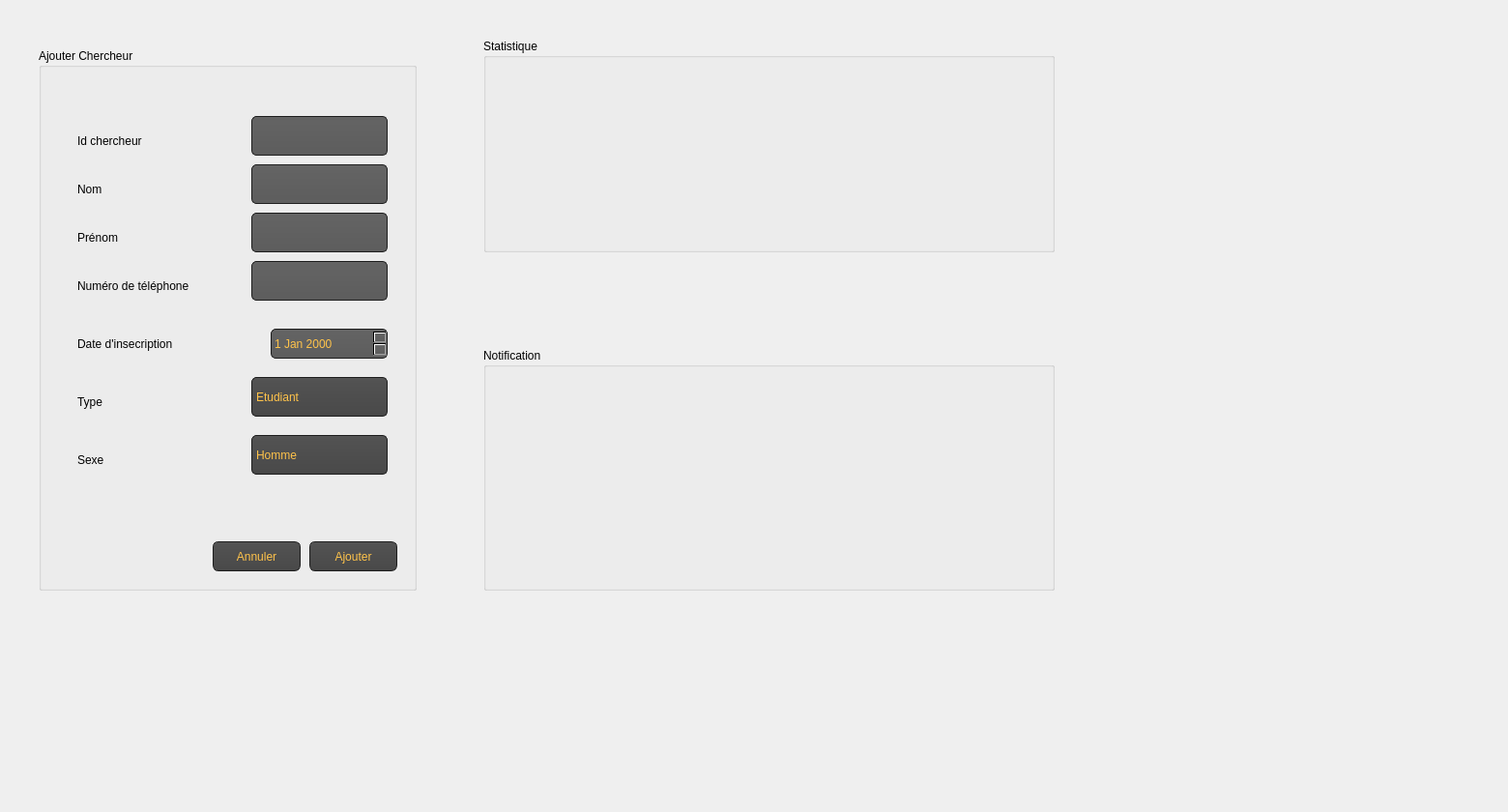
   <widget class="QWidget" name="tab">
    <attribute name="title">
     <string>Ajouter chercheur</string>
    </attribute>
    <widget class="QLabel" name="label">
     <property name="geometry">
      <rect>
       <x>-90</x>
       <y>-20</y>
       <width>1431</width>
       <height>831</height>
      </rect>
     </property>
     <property name="styleSheet">
      <string notr="true">file:///C:/Users/Dell/Downloads/wallpaperflare.com_wallpaper (1).png</string>
     </property>
     <property name="text">
      <string/>
     </property>
     <property name="pixmap">
      <pixmap>../../../Downloads/wallpaperflare.com_wallpaper (1).png</pixmap>
     </property>
    </widget>
    <widget class="QLabel" name="label_2">
     <property name="geometry">
      <rect>
       <x>20</x>
       <y>30</y>
       <width>441</width>
       <height>601</height>
      </rect>
     </property>
     <property name="text">
      <string/>
     </property>
     <property name="pixmap">
      <pixmap>../../qt/Sans titre-1.png</pixmap>
     </property>
    </widget>
    <widget class="QGroupBox" name="groupBox">
     <property name="geometry">
      <rect>
       <x>40</x>
       <y>50</y>
       <width>391</width>
       <height>561</height>
      </rect>
     </property>
     <property name="styleSheet">
      <string notr="true">font: 10pt &quot;MS Shell Dlg 2&quot;;</string>
     </property>
     <property name="title">
      <string>Ajouter Chercheur</string>
     </property>
     <widget class="QLabel" name="label_3">
      <property name="geometry">
       <rect>
        <x>10</x>
        <y>30</y>
        <width>371</width>
        <height>521</height>
       </rect>
      </property>
      <property name="styleSheet">
       <string notr="true">font: 8pt &quot;MS Shell Dlg 2&quot;;
font: 75 8pt &quot;MS Shell Dlg 2&quot;;
font: 10pt &quot;Segoe Print&quot;;
font: 12pt &quot;Andalus&quot;;</string>
      </property>
      <property name="text">
       <string/>
      </property>
      <property name="pixmap">
       <pixmap>../../qt/Sans titre.png</pixmap>
      </property>
     </widget>
     <widget class="QLabel" name="label_4">
      <property name="geometry">
       <rect>
        <x>40</x>
        <y>70</y>
        <width>191</width>
        <height>51</height>
       </rect>
      </property>
      <property name="styleSheet">
       <string notr="true">font: 75 10pt &quot;MS Shell Dlg 2&quot;;</string>
      </property>
      <property name="text">
       <string>Id chercheur</string>
      </property>
     </widget>
     <widget class="QLabel" name="label_5">
      <property name="geometry">
       <rect>
        <x>40</x>
        <y>120</y>
        <width>201</width>
        <height>51</height>
       </rect>
      </property>
      <property name="styleSheet">
       <string notr="true">font: 75 10pt &quot;MS Shell Dlg 2&quot;;</string>
      </property>
      <property name="text">
       <string>Nom</string>
      </property>
     </widget>
     <widget class="QLabel" name="label_6">
      <property name="geometry">
       <rect>
        <x>40</x>
        <y>170</y>
        <width>131</width>
        <height>51</height>
       </rect>
      </property>
      <property name="styleSheet">
       <string notr="true">font: 75 10pt &quot;MS Shell Dlg 2&quot;;</string>
      </property>
      <property name="text">
       <string>Prénom</string>
      </property>
     </widget>
     <widget class="QLabel" name="label_7">
      <property name="geometry">
       <rect>
        <x>40</x>
        <y>220</y>
        <width>221</width>
        <height>51</height>
       </rect>
      </property>
      <property name="styleSheet">
       <string notr="true">font: 75 10pt &quot;MS Shell Dlg 2&quot;;</string>
      </property>
      <property name="text">
       <string>Numéro de téléphone</string>
      </property>
     </widget>
     <widget class="QLabel" name="label_10">
      <property name="geometry">
       <rect>
        <x>40</x>
        <y>280</y>
        <width>201</width>
        <height>51</height>
       </rect>
      </property>
      <property name="styleSheet">
       <string notr="true">font: 75 10pt &quot;MS Shell Dlg 2&quot;;</string>
      </property>
      <property name="text">
       <string>Date d'insecription</string>
      </property>
     </widget>
     <widget class="QLabel" name="label_11">
      <property name="geometry">
       <rect>
        <x>40</x>
        <y>340</y>
        <width>151</width>
        <height>51</height>
       </rect>
      </property>
      <property name="styleSheet">
       <string notr="true">font: 75 10pt &quot;MS Shell Dlg 2&quot;;</string>
      </property>
      <property name="text">
       <string>Type</string>
      </property>
     </widget>
     <widget class="QLineEdit" name="line_edit_id">
      <property name="geometry">
       <rect>
        <x>220</x>
        <y>70</y>
        <width>141</width>
        <height>41</height>
       </rect>
      </property>
      <property name="styleSheet">
       <string notr="true">QLineEdit
{
    background-color: QLinearGradient( x1: 0, y1: 0, x2: 0, y2: 1, stop: 0 #ffc34a, stop: 0 #646464, stop: 1 #5d5d5d);
    padding: 1px;
    border-style: solid;
    border: 1px solid #1e1e1e;
    border-radius: 5;
}</string>
      </property>
      <property name="maxLength">
       <number>8</number>
      </property>
     </widget>
     <widget class="QLineEdit" name="le_nom">
      <property name="geometry">
       <rect>
        <x>220</x>
        <y>120</y>
        <width>141</width>
        <height>41</height>
       </rect>
      </property>
      <property name="styleSheet">
       <string notr="true">QLineEdit
{
    background-color: QLinearGradient( x1: 0, y1: 0, x2: 0, y2: 1, stop: 0 #ffc34a, stop: 0 #646464, stop: 1 #5d5d5d);
    padding: 1px;
    border-style: solid;
    border: 1px solid #1e1e1e;
    border-radius: 5;
}</string>
      </property>
     </widget>
     <widget class="QLineEdit" name="le_prenom">
      <property name="geometry">
       <rect>
        <x>220</x>
        <y>170</y>
        <width>141</width>
        <height>41</height>
       </rect>
      </property>
      <property name="styleSheet">
       <string notr="true">QLineEdit
{
    background-color: QLinearGradient( x1: 0, y1: 0, x2: 0, y2: 1, stop: 0 #ffc34a, stop: 0 #646464, stop: 1 #5d5d5d);
    padding: 1px;
    border-style: solid;
    border: 1px solid #1e1e1e;
    border-radius: 5;
}</string>
      </property>
     </widget>
     <widget class="QLineEdit" name="le_numtlf">
      <property name="geometry">
       <rect>
        <x>220</x>
        <y>220</y>
        <width>141</width>
        <height>41</height>
       </rect>
      </property>
      <property name="styleSheet">
       <string notr="true">QLineEdit
{
    background-color: QLinearGradient( x1: 0, y1: 0, x2: 0, y2: 1, stop: 0 #ffc34a, stop: 0 #646464, stop: 1 #5d5d5d);
    padding: 1px;
    border-style: solid;
    border: 1px solid #1e1e1e;
    border-radius: 5;
}</string>
      </property>
      <property name="maxLength">
       <number>8</number>
      </property>
     </widget>
     <widget class="QPushButton" name="pb_ajouter">
      <property name="geometry">
       <rect>
        <x>280</x>
        <y>510</y>
        <width>91</width>
        <height>31</height>
       </rect>
      </property>
      <property name="styleSheet">
       <string notr="true">QPushButton
{
    color: #ffc34a;
    background-color: QLinearGradient( x1: 0, y1: 0, x2: 0, y2: 1, stop: 0 #565656, stop: 0.1 #525252, stop: 0.5 #4e4e4e, stop: 0.9 #4a4a4a, stop: 1 #464646);
    border-width: 1px;
    border-color: #1e1e1e;
    border-style: solid;
    border-radius: 6;
    padding: 3px;
    font-size: 12px;
    padding-left: 5px;
    padding-right: 5px;
}

QPushButton:pressed
{
    background-color: QLinearGradient( x1: 0, y1: 0, x2: 0, y2: 1, stop: 0 #2d2d2d, stop: 0.1 #2b2b2b, stop: 0.5 #292929, stop: 0.9 #282828, stop: 1 #252525);
}</string>
      </property>
      <property name="text">
       <string>Ajouter</string>
      </property>
     </widget>
     <widget class="QPushButton" name="pushButton_annuler">
      <property name="geometry">
       <rect>
        <x>180</x>
        <y>510</y>
        <width>91</width>
        <height>31</height>
       </rect>
      </property>
      <property name="styleSheet">
       <string notr="true">QPushButton
{
    color: #ffc34a;
    background-color: QLinearGradient( x1: 0, y1: 0, x2: 0, y2: 1, stop: 0 #565656, stop: 0.1 #525252, stop: 0.5 #4e4e4e, stop: 0.9 #4a4a4a, stop: 1 #464646);
    border-width: 1px;
    border-color: #1e1e1e;
    border-style: solid;
    border-radius: 6;
    padding: 3px;
    font-size: 12px;
    padding-left: 5px;
    padding-right: 5px;
}

QPushButton:pressed
{
    background-color: QLinearGradient( x1: 0, y1: 0, x2: 0, y2: 1, stop: 0 #2d2d2d, stop: 0.1 #2b2b2b, stop: 0.5 #292929, stop: 0.9 #282828, stop: 1 #252525);
}</string>
      </property>
      <property name="text">
       <string>Annuler</string>
      </property>
     </widget>
     <widget class="QDateEdit" name="le_datenaissance">
      <property name="geometry">
       <rect>
        <x>240</x>
        <y>290</y>
        <width>121</width>
        <height>31</height>
       </rect>
      </property>
      <property name="styleSheet">
       <string notr="true">QDateEdit
{
color: #ffc34a;
    background-color: QLinearGradient( x1: 0, y1: 0, x2: 0, y2: 1, stop: 0 #ffc34a, stop: 0 #646464, stop: 1 #5d5d5d);
    padding: 1px;
    border-style: solid;
    border: 1px solid #1e1e1e;
    border-radius: 5;
}</string>
      </property>
     </widget>
     <widget class="QComboBox" name="comboBox">
      <property name="geometry">
       <rect>
        <x>220</x>
        <y>340</y>
        <width>141</width>
        <height>41</height>
       </rect>
      </property>
      <property name="styleSheet">
       <string notr="true">QComboBox
{
 color: #ffc34a;
    selection-background-color: #ffaa00;
    background-color: QLinearGradient( x1: 0, y1: 0, x2: 0, y2: 1, stop: 0 #565656, stop: 0.1 #525252, stop: 0.5 #4e4e4e, stop: 0.9 #4a4a4a, stop: 1 #464646);
    border-style: solid;
    border: 1px solid #1e1e1e;
    border-radius: 5;
}

QComboBox:hover,QPushButton:hover
{
    border: 2px solid QLinearGradient( x1: 0, y1: 0, x2: 0, y2: 1, stop: 0 #ffa02f, stop: 1 #d7801a);
}


QComboBox:on
{
    padding-top: 3px;
    padding-left: 4px;
    background-color: QLinearGradient( x1: 0, y1: 0, x2: 0, y2: 1, stop: 0 #2d2d2d, stop: 0.1 #2b2b2b, stop: 0.5 #292929, stop: 0.9 #282828, stop: 1 #252525);
    selection-background-color: #ffaa00;
}

QComboBox QAbstractItemView
{
    border: 2px solid darkgray;
    selection-background-color: QLinearGradient( x1: 0, y1: 0, x2: 0, y2: 1, stop: 0 #ffa02f, stop: 1 #d7801a);
}

QComboBox::drop-down
{
     subcontrol-origin: padding;
     subcontrol-position: top right;
     width: 15px;

     border-left-width: 0px;
     border-left-color: darkgray;
     border-left-style: solid; /* just a single line */
     border-top-right-radius: 3px; /* same radius as the QComboBox */
     border-bottom-right-radius: 3px;
 }

QComboBox::down-arrow
{
     image: url(:/down_arrow.png);
}</string>
      </property>
      <item>
       <property name="text">
        <string>Etudiant</string>
       </property>
      </item>
      <item>
       <property name="text">
        <string>Chercheur</string>
       </property>
      </item>
     </widget>
     <widget class="QLabel" name="label_18">
      <property name="geometry">
       <rect>
        <x>40</x>
        <y>400</y>
        <width>151</width>
        <height>51</height>
       </rect>
      </property>
      <property name="styleSheet">
       <string notr="true">font: 75 10pt &quot;MS Shell Dlg 2&quot;;</string>
      </property>
      <property name="text">
       <string>Sexe</string>
      </property>
     </widget>
     <widget class="QComboBox" name="sexe">
      <property name="geometry">
       <rect>
        <x>220</x>
        <y>400</y>
        <width>141</width>
        <height>41</height>
       </rect>
      </property>
      <property name="styleSheet">
       <string notr="true">QComboBox
{
 color: #ffc34a;
    selection-background-color: #ffaa00;
    background-color: QLinearGradient( x1: 0, y1: 0, x2: 0, y2: 1, stop: 0 #565656, stop: 0.1 #525252, stop: 0.5 #4e4e4e, stop: 0.9 #4a4a4a, stop: 1 #464646);
    border-style: solid;
    border: 1px solid #1e1e1e;
    border-radius: 5;
}

QComboBox:hover,QPushButton:hover
{
    border: 2px solid QLinearGradient( x1: 0, y1: 0, x2: 0, y2: 1, stop: 0 #ffa02f, stop: 1 #d7801a);
}


QComboBox:on
{
    padding-top: 3px;
    padding-left: 4px;
    background-color: QLinearGradient( x1: 0, y1: 0, x2: 0, y2: 1, stop: 0 #2d2d2d, stop: 0.1 #2b2b2b, stop: 0.5 #292929, stop: 0.9 #282828, stop: 1 #252525);
    selection-background-color: #ffaa00;
}

QComboBox QAbstractItemView
{
    border: 2px solid darkgray;
    selection-background-color: QLinearGradient( x1: 0, y1: 0, x2: 0, y2: 1, stop: 0 #ffa02f, stop: 1 #d7801a);
}

QComboBox::drop-down
{
     subcontrol-origin: padding;
     subcontrol-position: top right;
     width: 15px;

     border-left-width: 0px;
     border-left-color: darkgray;
     border-left-style: solid; /* just a single line */
     border-top-right-radius: 3px; /* same radius as the QComboBox */
     border-bottom-right-radius: 3px;
 }

QComboBox::down-arrow
{
     image: url(:/down_arrow.png);
}</string>
      </property>
      <item>
       <property name="text">
        <string>Homme</string>
       </property>
      </item>
      <item>
       <property name="text">
        <string>Femme</string>
       </property>
      </item>
     </widget>
    </widget>
    <widget class="QLabel" name="label_12">
     <property name="geometry">
      <rect>
       <x>480</x>
       <y>30</y>
       <width>631</width>
       <height>251</height>
      </rect>
     </property>
     <property name="text">
      <string/>
     </property>
     <property name="pixmap">
      <pixmap>../../qt/Sans titre-1.png</pixmap>
     </property>
    </widget>
    <widget class="QGroupBox" name="groupBox_2">
     <property name="geometry">
      <rect>
       <x>500</x>
       <y>40</y>
       <width>591</width>
       <height>221</height>
      </rect>
     </property>
     <property name="styleSheet">
      <string notr="true">font: 8pt &quot;Segoe UI Semilight&quot;;
font: 8pt &quot;MS Shell Dlg 2&quot;;

font: 24pt &quot;MS Shell Dlg 2&quot;;
font: 14pt &quot;MS Shell Dlg 2&quot;;</string>
     </property>
     <property name="title">
      <string>Statistique</string>
     </property>
    </widget>
    <widget class="QLabel" name="label_13">
     <property name="geometry">
      <rect>
       <x>480</x>
       <y>340</y>
       <width>631</width>
       <height>291</height>
      </rect>
     </property>
     <property name="text">
      <string/>
     </property>
     <property name="pixmap">
      <pixmap>../../qt/Sans titre-1.png</pixmap>
     </property>
    </widget>
    <widget class="QGroupBox" name="groupBox_3">
     <property name="geometry">
      <rect>
       <x>500</x>
       <y>360</y>
       <width>591</width>
       <height>251</height>
      </rect>
     </property>
     <property name="styleSheet">
      <string notr="true">font: 8pt &quot;Segoe UI Semilight&quot;;
font: 8pt &quot;MS Shell Dlg 2&quot;;

font: 24pt &quot;MS Shell Dlg 2&quot;;
font: 14pt &quot;MS Shell Dlg 2&quot;;</string>
     </property>
     <property name="title">
      <string>Notification</string>
     </property>
    </widget>
    <widget class="QLabel" name="label_32">
     <property name="geometry">
      <rect>
       <x>480</x>
       <y>30</y>
       <width>631</width>
       <height>261</height>
      </rect>
     </property>
     <property name="text">
      <string/>
     </property>
     <property name="pixmap">
      <pixmap>../../Sans titre-1.png</pixmap>
     </property>
    </widget>
    <widget class="QLabel" name="label_34">
     <property name="geometry">
      <rect>
       <x>480</x>
       <y>350</y>
       <width>641</width>
       <height>291</height>
      </rect>
     </property>
     <property name="text">
      <string/>
     </property>
     <property name="pixmap">
      <pixmap>../../Sans titre-1.png</pixmap>
     </property>
    </widget>
    <widget class="QLabel" name="label_8">
     <property name="geometry">
      <rect>
       <x>-220</x>
       <y>-30</y>
       <width>1551</width>
       <height>781</height>
      </rect>
     </property>
     <property name="text">
      <string/>
     </property>
     <property name="pixmap">
      <pixmap>../wallpaperflare.com_wallpaper (1) (1).png</pixmap>
     </property>
    </widget>
    <zorder>label_8</zorder>
    <zorder>label</zorder>
    <zorder>label_34</zorder>
    <zorder>label_13</zorder>
    <zorder>label_32</zorder>
    <zorder>label_2</zorder>
    <zorder>groupBox</zorder>
    <zorder>label_12</zorder>
    <zorder>groupBox_2</zorder>
    <zorder>groupBox_3</zorder>
   </widget>
